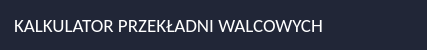
     <widget class="QFrame" name="top_header">
      <property name="sizePolicy">
       <sizepolicy hsizetype="Expanding" vsizetype="Preferred">
        <horstretch>0</horstretch>
        <verstretch>0</verstretch>
       </sizepolicy>
      </property>
      <property name="minimumSize">
       <size>
        <width>0</width>
        <height>50</height>
       </size>
      </property>
      <property name="maximumSize">
       <size>
        <width>16777215</width>
        <height>50</height>
       </size>
      </property>
      <property name="font">
       <font>
        <family>Calibri</family>
        <pointsize>14</pointsize>
       </font>
      </property>
      <property name="styleSheet">
       <string notr="true">background-color: rgb(33, 38, 55);</string>
      </property>
      <property name="frameShape">
       <enum>QFrame::NoFrame</enum>
      </property>
      <property name="frameShadow">
       <enum>QFrame::Plain</enum>
      </property>
      <layout class="QHBoxLayout" name="horizontalLayout_2">
       <property name="spacing">
        <number>0</number>
       </property>
       <property name="leftMargin">
        <number>0</number>
       </property>
       <property name="topMargin">
        <number>0</number>
       </property>
       <property name="rightMargin">
        <number>0</number>
       </property>
       <property name="bottomMargin">
        <number>0</number>
       </property>
       <item>
        <widget class="QFrame" name="main_header">
         <property name="sizePolicy">
          <sizepolicy hsizetype="Expanding" vsizetype="Preferred">
           <horstretch>0</horstretch>
           <verstretch>0</verstretch>
          </sizepolicy>
         </property>
         <property name="minimumSize">
          <size>
           <width>0</width>
           <height>35</height>
          </size>
         </property>
         <property name="maximumSize">
          <size>
           <width>16777215</width>
           <height>50</height>
          </size>
         </property>
         <property name="font">
          <font>
           <family>Calibri</family>
           <pointsize>14</pointsize>
          </font>
         </property>
         <property name="frameShape">
          <enum>QFrame::NoFrame</enum>
         </property>
         <property name="frameShadow">
          <enum>QFrame::Plain</enum>
         </property>
         <layout class="QHBoxLayout" name="horizontalLayout_7">
          <property name="leftMargin">
           <number>0</number>
          </property>
          <property name="topMargin">
           <number>0</number>
          </property>
          <property name="rightMargin">
           <number>0</number>
          </property>
          <property name="bottomMargin">
           <number>0</number>
          </property>
          <item>
           <widget class="QLabel" name="label">
            <property name="font">
             <font>
              <family>Calibri</family>
              <pointsize>14</pointsize>
             </font>
            </property>
            <property name="styleSheet">
             <string notr="true">color: rgb(255, 255, 255);
padding-left: 10px;</string>
            </property>
            <property name="text">
             <string>KALKULATOR PRZEKŁADNI WALCOWYCH</string>
            </property>
           </widget>
          </item>
         </layout>
        </widget>
       </item>
       <item>
        <widget class="QFrame" name="top_right_btns">
         <property name="sizePolicy">
          <sizepolicy hsizetype="Expanding" vsizetype="Preferred">
           <horstretch>0</horstretch>
           <verstretch>0</verstretch>
          </sizepolicy>
         </property>
         <property name="minimumSize">
          <size>
           <width>100</width>
           <height>35</height>
          </size>
         </property>
         <property name="maximumSize">
          <size>
           <width>100</width>
           <height>35</height>
          </size>
         </property>
         <property name="font">
          <font>
           <family>Calibri</family>
           <pointsize>14</pointsize>
          </font>
         </property>
         <property name="styleSheet">
          <string notr="true">QPushButton{
	background-color: rgb(33, 38, 55);
border: none;
}

QPushButton:hover{
	background-color: rgb(51, 82, 148);
}</string>
         </property>
         <property name="frameShape">
          <enum>QFrame::NoFrame</enum>
         </property>
         <property name="frameShadow">
          <enum>QFrame::Plain</enum>
         </property>
         <layout class="QHBoxLayout" name="horizontalLayout_3">
          <property name="spacing">
           <number>0</number>
          </property>
          <property name="leftMargin">
           <number>0</number>
          </property>
          <property name="topMargin">
           <number>0</number>
          </property>
          <property name="rightMargin">
           <number>0</number>
          </property>
          <property name="bottomMargin">
           <number>0</number>
          </property>
          <item>
           <widget class="QPushButton" name="minimize_btn">
            <property name="sizePolicy">
             <sizepolicy hsizetype="Expanding" vsizetype="Fixed">
              <horstretch>0</horstretch>
              <verstretch>0</verstretch>
             </sizepolicy>
            </property>
            <property name="minimumSize">
             <size>
              <width>35</width>
              <height>35</height>
             </size>
            </property>
            <property name="font">
             <font>
              <family>Calibri</family>
              <pointsize>14</pointsize>
             </font>
            </property>
            <property name="text">
             <string/>
            </property>
            <property name="icon">
             <iconset resource="demo.qrc">
              <normaloff>:/demo/icons/cil-window-minimize.png</normaloff>:/demo/icons/cil-window-minimize.png</iconset>
            </property>
            <property name="iconSize">
             <size>
              <width>24</width>
              <height>24</height>
             </size>
            </property>
            <property name="flat">
             <bool>false</bool>
            </property>
           </widget>
          </item>
          <item>
           <widget class="QPushButton" name="restore_btn">
            <property name="sizePolicy">
             <sizepolicy hsizetype="Expanding" vsizetype="Fixed">
              <horstretch>0</horstretch>
              <verstretch>0</verstretch>
             </sizepolicy>
            </property>
            <property name="minimumSize">
             <size>
              <width>35</width>
              <height>35</height>
             </size>
            </property>
            <property name="font">
             <font>
              <family>Calibri</family>
              <pointsize>14</pointsize>
             </font>
            </property>
            <property name="text">
             <string/>
            </property>
            <property name="icon">
             <iconset resource="demo.qrc">
              <normaloff>:/demo/icons/cil-window-maximize.png</normaloff>:/demo/icons/cil-window-maximize.png</iconset>
            </property>
            <property name="iconSize">
             <size>
              <width>24</width>
              <height>24</height>
             </size>
            </property>
           </widget>
          </item>
          <item>
           <widget class="QPushButton" name="close_btn">
            <property name="sizePolicy">
             <sizepolicy hsizetype="Expanding" vsizetype="Fixed">
              <horstretch>0</horstretch>
              <verstretch>0</verstretch>
             </sizepolicy>
            </property>
            <property name="minimumSize">
             <size>
              <width>35</width>
              <height>35</height>
             </size>
            </property>
            <property name="font">
             <font>
              <family>Calibri</family>
              <pointsize>14</pointsize>
             </font>
            </property>
            <property name="text">
             <string/>
            </property>
            <property name="icon">
             <iconset resource="demo.qrc">
              <normaloff>:/demo/icons/cil-x.png</normaloff>:/demo/icons/cil-x.png</iconset>
            </property>
            <property name="iconSize">
             <size>
              <width>24</width>
              <height>24</height>
             </size>
            </property>
           </widget>
          </item>
         </layout>
        </widget>
       </item>
      </layout>
     </widget>
